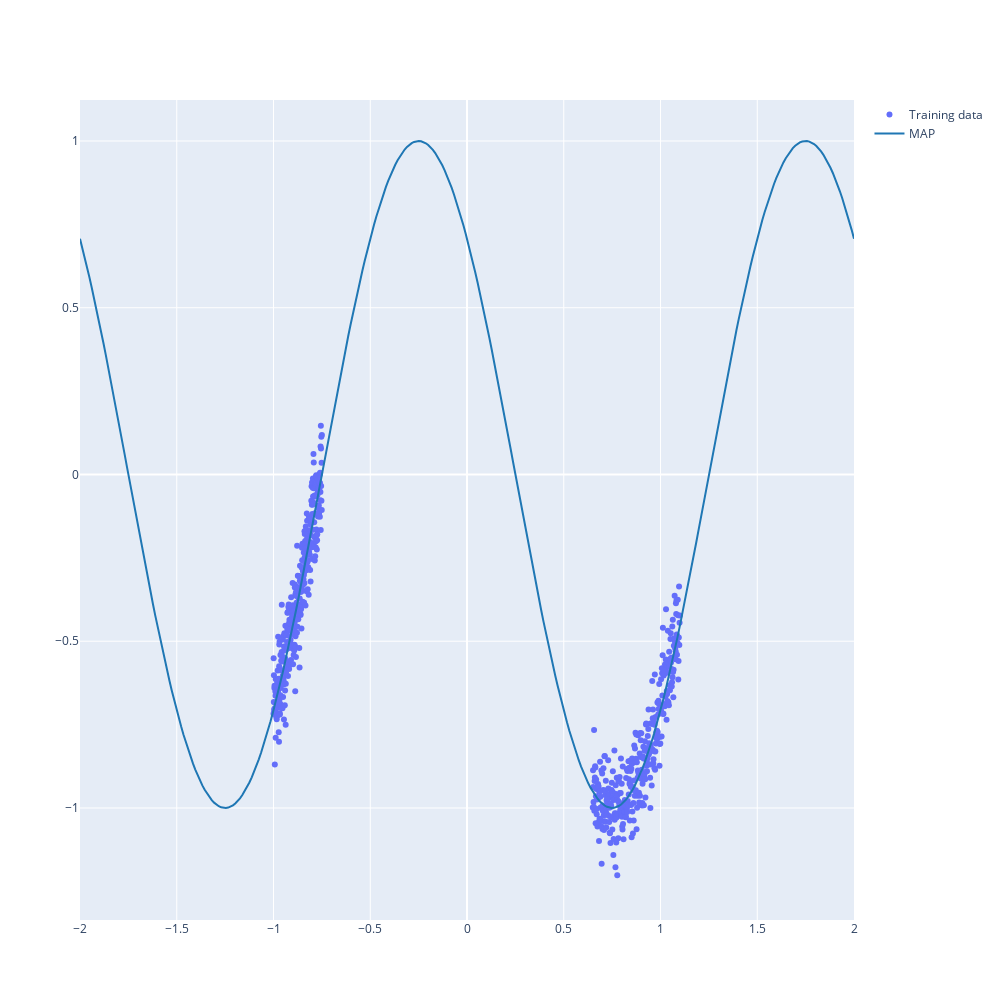

Source (notebook cell):
### Code cell
plot_data(X_train, y_train, X_test, y_test)

### Figure 1 — Plotly figure (JSON) as saved in the notebook; plotly's stock layout.template omitted (floating-point values rounded to 4 significant figures; data arrays with more than 128 entries replaced by an {"elided": "..."} marker saying what was removed)
{"data": [{"mode": "markers", "name": "Training data", "type": "scatter", "x": {"elided": "670 float values"}, "y": {"elided": "670 float values"}}, {"line": {"color": "rgb(31, 119, 180)"}, "mode": "lines", "name": "MAP", "type": "scatter", "x": {"elided": "330 float values"}, "y": {"elided": "330 float values"}}], "layout": {"autosize": false, "height": 1000, "width": 1000}}
